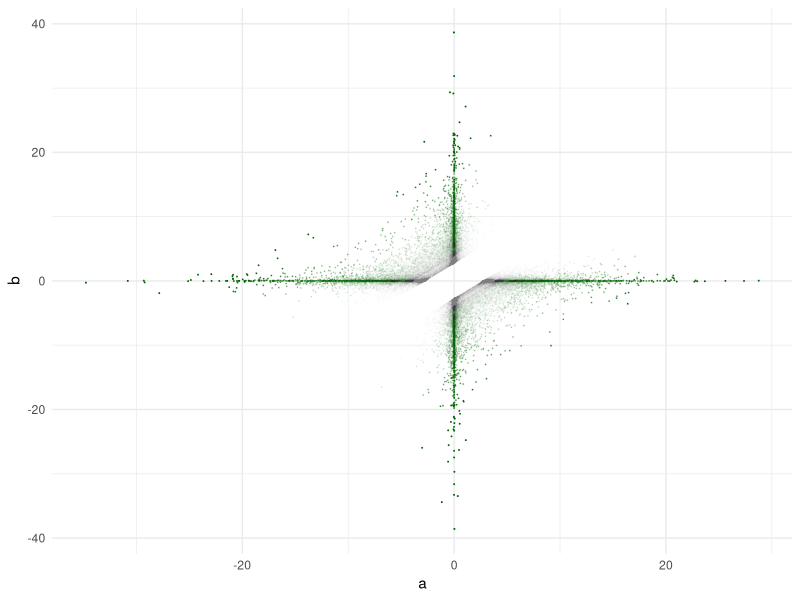

Generate this figure with R:
library(ggplot2)

n = 10^6

a = rnorm(n, 0, 2/3)^3
b = rnorm(n, 0, 2/3)^3
c = (a - b)^3
data = data.frame(cbind(a,b,c))

fig <- ggplot(data) + geom_point(aes(x=a,y=b),
                                 color = 'darkgreen',
                                 alpha = abs(c)/(n/100),
                                 size = abs(c)/n) + theme_minimal()
fig